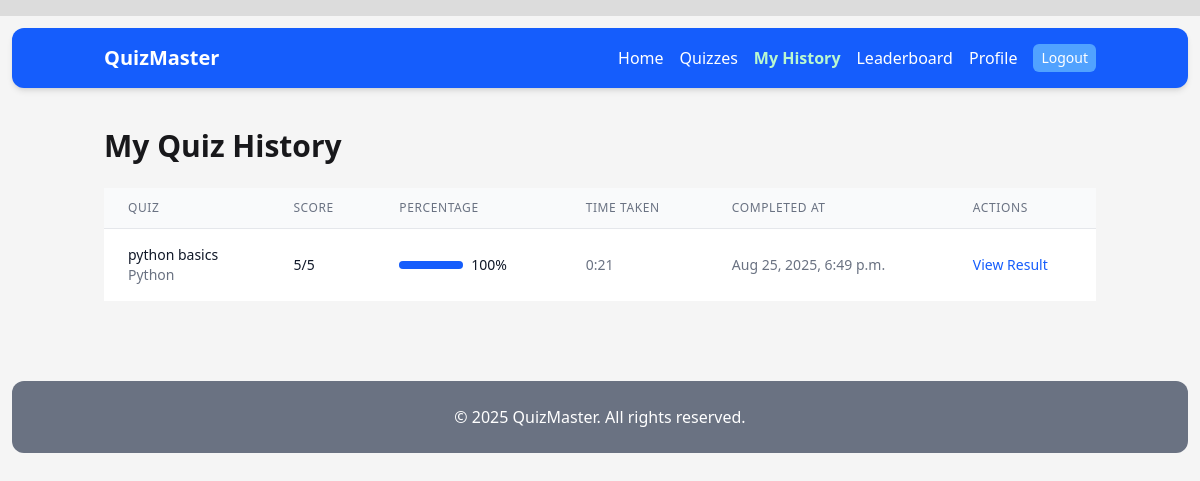
Page /quizzes/history/ (signed in) on the earlier database version.
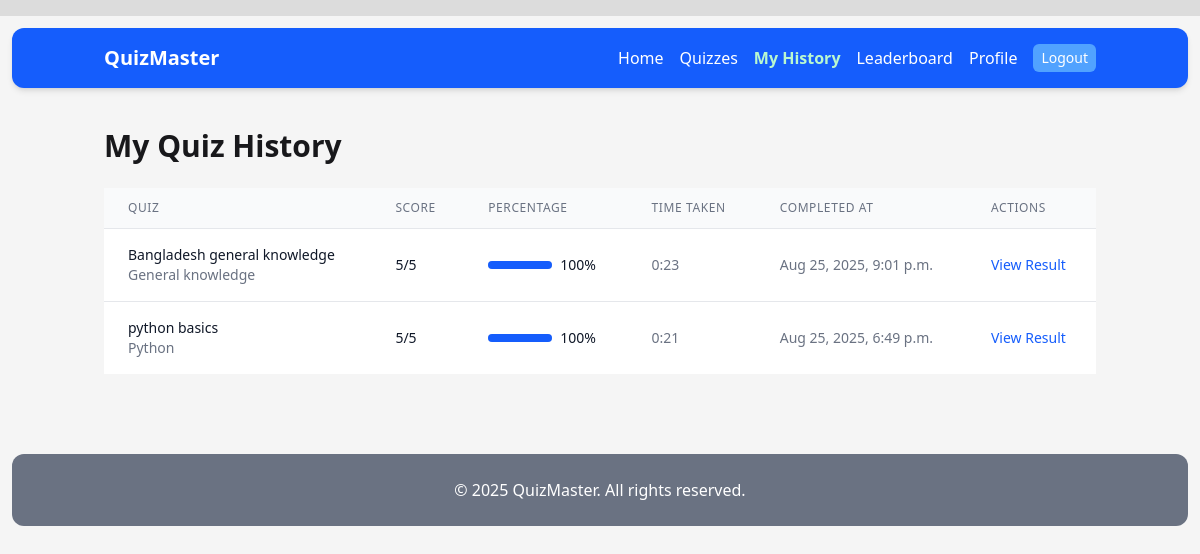
Same page on the later database version.
### quiz/models.py (models this page shows, shortened)
class QuizAttempt(models.Model):
    user = models.ForeignKey(User, on_delete=models.CASCADE, related_name='quiz_attempts')
    quiz = models.ForeignKey(Quiz, on_delete=models.CASCADE, related_name='attempts')
    score = models.PositiveIntegerField(default=0)
    max_score = models.PositiveIntegerField(default=0)
    completed_at = models.DateTimeField(auto_now_add=True)
    time_taken = models.DurationField(null=True, blank=True)
    class Meta:
        ordering = ['-completed_at']

class Quiz(models.Model):
    title = models.CharField(max_length=200)
    description = models.TextField(blank=True)
    category = models.ForeignKey(Category, on_delete=models.SET_NULL, null=True, related_name='quizzes')
    created_by = models.ForeignKey(User, on_delete=models.CASCADE, related_name='quizzes')
    created_at = models.DateTimeField(auto_now_add=True)
    updated_at = models.DateTimeField(auto_now=True)
    is_active = models.BooleanField(default=True)
    time_limit = models.PositiveIntegerField(help_text="Time limit in minutes", null=True, blank=True)
    max_questions = models.PositiveIntegerField(default=50)
    min_questions = models.PositiveIntegerField(default=5)
    class Meta:
        ordering = ['-created_at']

class Category(models.Model):
    name = models.CharField(max_length=100, unique=True)
    description = models.TextField(blank=True)

### quiz/views.py (the view)
# urls.py: path('history/', views.UserQuizHistoryView.as_view(), name='user-history'),
class UserQuizHistoryView(LoginRequiredMixin, ListView):
    model = QuizAttempt
    template_name = 'quiz/user_quiz_history.html'
    context_object_name = 'attempts'
    def get_queryset(self):
        return QuizAttempt.objects.filter(user=self.request.user).select_related('quiz')
    def get_context_data(self, **kwargs):
        context = super().get_context_data(**kwargs)
        context['categories'] = Category.objects.all()
        return context

### core/templatetags/navigation_tags.py (called while the page is built)
@register.simple_tag(takes_context=True)
@register.filter
def active(context, *url_names):
    try:
        current = context['request'].resolver_match.url_name
    except Exception:
        return ''
    if current in url_names:
        return 'font-bold text-green-200 aria-current="page"'
    return ''

### quiz/templatetags/duration_filters.py (called while the page is built)
@register.filter
def duration(value):
    if not value:
        return "N/A"
    total_seconds = int(value.total_seconds())
    hours = total_seconds // 3600
    minutes = (total_seconds % 3600) // 60
    seconds = total_seconds % 60
    if hours > 0:
        return f"{hours}:{minutes:02d}:{seconds:02d}"
    else:
        return f"{minutes}:{seconds:02d}"

### quiz/templates/quiz/user_quiz_history.html (shortened to what the changed rows need)
{% extends "base.html" %}
{% load duration_filters %}
{% block content %}
<div class="max-w-6xl mx-auto">
    <h1 class="text-3xl font-bold mb-6">My Quiz History</h1>
    {% if attempts %}
        <div class="overflow-x-auto">
            <table class="min-w-full divide-y divide-gray-200">
                <thead class="bg-gray-50">
                    <tr>
                        <th class="px-6 py-3 text-left text-xs font-medium text-gray-500 uppercase tracking-wider">Quiz</th>
                        <th class="px-6 py-3 text-left text-xs font-medium text-gray-500 uppercase tracking-wider">Score</th>
                        <th class="px-6 py-3 text-left text-xs font-medium text-gray-500 uppercase tracking-wider">Percentage</th>
                        <th class="px-6 py-3 text-left text-xs font-medium text-gray-500 uppercase tracking-wider">Time Taken</th>
                        <th class="px-6 py-3 text-left text-xs font-medium text-gray-500 uppercase tracking-wider">Completed At</th>
                        <th class="px-6 py-3 text-left text-xs font-medium text-gray-500 uppercase tracking-wider">Actions</th>
                    </tr>
                </thead>
                <tbody class="bg-white divide-y divide-gray-200">
                    {% for attempt in attempts %}
                        <tr>
                            <td class="px-6 py-4 whitespace-nowrap">
                                <div class="text-sm font-medium text-gray-900">{{ attempt.quiz.title }}</div>
                                {% if attempt.quiz.category %}
                                    <div class="text-sm text-gray-500">{{ attempt.quiz.category.name }}</div>
                                {% endif %}
                            </td>
                            <td class="px-6 py-4 whitespace-nowrap">
                                <div class="text-sm text-gray-900">{{ attempt.score }}/{{ attempt.max_score }}</div>
                            </td>
                            <td class="px-6 py-4 whitespace-nowrap">
                                {% if attempt.max_score > 0 %}
                                    {% widthratio attempt.score attempt.max_score 100 as percentage %}
                                    <div class="flex items-center">
                                        <div class="w-16 bg-gray-200 rounded-full h-2 mr-2">
                                            <div class="bg-blue-600 h-2 rounded-full progress-bar" data-width="{{ percentage }}"></div>
                                        </div>
                                        <span class="text-sm text-gray-900">{{ percentage }}%</span>
                                    </div>
                                {% else %}
                                    <span class="text-sm text-gray-900">N/A</span>
                                {% endif %}
                            </td>
                            <td class="px-6 py-4 whitespace-nowrap text-sm text-gray-500">
                                {% if attempt.time_taken %}
                                    {{ attempt.time_taken|duration }}
                                {% else %}
                                    N/A
                                {% endif %}
                            </td>
                            <td class="px-6 py-4 whitespace-nowrap text-sm text-gray-500">
                                {{ attempt.completed_at|date:"M d, Y, P" }}
                            </td>
                            <td class="px-6 py-4 whitespace-nowrap text-sm font-medium">
                                <a href="{% url 'quiz-result' attempt.pk %}" class="text-blue-600 hover:text-blue-900">View Result</a>
                            </td>
                        </tr>
                    {% endfor %}
                </tbody>
            </table>
        </div>
    {% else %}
        <div class="bg-white rounded-lg shadow-md p-8 text-center">
            <p class="text-gray-600 mb-4">You have not attempted any quizzes yet.</p>
            <a href="{% url 'quiz-list' %}" class="mt-4 inline-block bg-blue-600 text-white px-4 py-2 rounded hover:bg-blue-700">Browse Quizzes</a>
        </div>
    {% endif %}
</div>
{% endblock %}

Differences in the rows shown:
added QuizAttempt: quiz "Bangladesh general knowledge", quiz.category.name "General knowledge", score "5", max_score "5", percentage "100", time_taken|duration "0:23", completed_at "Aug 25, 2025, 9:01 p.m."
